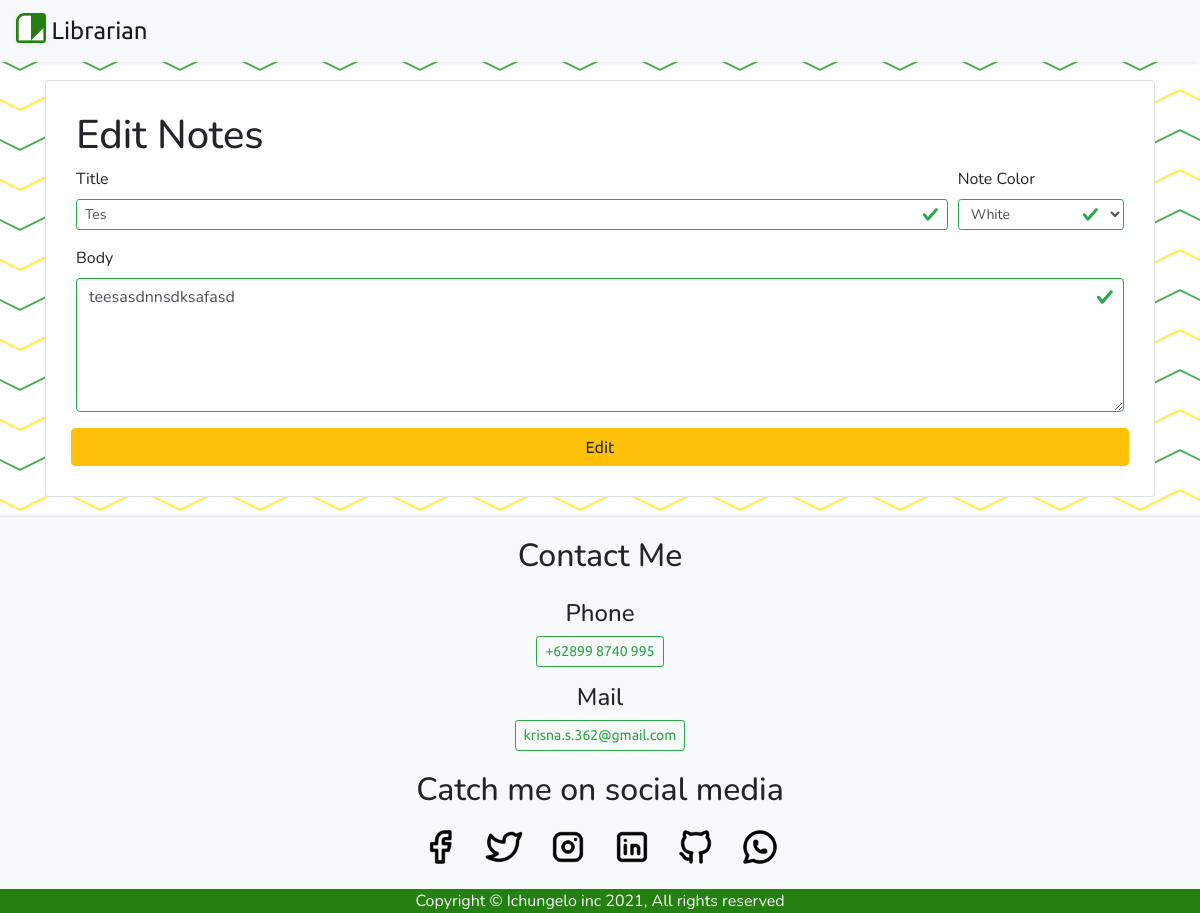
The page /notes.php?id=22 on the database its author committed.
### tables this page shows
CREATE TABLE `notes` (
  `id` int(16) NOT NULL,
  `title` varchar(128) NOT NULL,
  `body` text NOT NULL,
  `backgroundColor` enum('background-color: #FFFFFF','background-color: #EF93FF','background-color: #FBA39D','background-color: #66CFFF','background-color: #FFE893') NOT NULL DEFAULT 'background-color: #FFFFFF',
  `createdAt` datetime NOT NULL,
  `updatedAt` datetime NOT NULL
);

### handler.php (called while the page is built, shortened)
<?php
include("config.php");
if (isset($_GET['id'])) {
  $id = $_GET['id'];
  $getNoteByIdQuery = "SELECT * FROM notes WHERE id = '$id'";
  $getNoteByIdHandler = mysqli_query($connection, $getNoteByIdQuery) or die(mysqli_error($connection));
  $editNote = mysqli_fetch_assoc($getNoteByIdHandler);
}
?>

### notes.php (the view, shortened to what this page needs)
<?php
include('handler.php');
?>
<!doctype html>
<html lang="en">
  <head>
    <link rel="stylesheet" href="https://cdn.jsdelivr.net/npm/bootstrap@4.6.1/dist/css/bootstrap.min.css">
    <link rel="stylesheet" href="./style.css">
  </head>
  <body>
    <nav class="navbar navbar-expand-sm navbar-light bg-light shadow-sm nav-custom" >
      <a class="navbar-brand brand-name" href="./index.php">
        <img src="./assets/img/Group 3.png" width="30" height="30" class="d-inline-block align-top shadow-sm" alt="">
         Librarian
      </a>
    </nav>
    <section class="container">
      <div class="card">
        <div class="card-body">
          <form class="was-validated" method="POST">
            <h1><?= isset($id) === true ? "Edit" : "Add" ?> Notes</h1>
            <div class="form-row">
            <div class="behind-nav form-group col-lg-10">
              <label>Title</label>
              <input type="text" class="form-control form-control-sm" name="title" placeholder="Insert Title" value="<?= isset($id) === true ? $editNote['title'] : '' ?>" required>
            </div>
            <div class="behind-nav form-group col-lg-2">
              <label>Note Color</label>
              <?php
              $background = isset($id) === true ? $editNote['backgroundColor'] : ""
              ?>
              <select class="form-control form-control-sm" id="inlineFormCustomSelect" name="backgroundColor" require>
                <option value="background-color: #FFFFFF" style="background-color: #FFFFFF;" <?= $background === "background-color: #FFFFFF" ? "selected" : "" ?>>White</option>
              </select>
            </div>
            <div class="behind-nav form-group col-12">
              <label>Body</label>
              <textarea class="form-control" name="body" rows="5" required><?= isset($id) === true ? $editNote['body'] : '' ?></textarea>
            </div>
            <button type="submit" class="btn btn-warning ml-auto btn-block" name="<?= isset($id) === true ? "edit" : "add" ?>"><?= isset($id) === true ? "Edit" : "Add" ?></button>
            </div>
          </form>
        </div>
      </div>
    </section>
    <footer class="text-center bg-light row">
      <h2 class="col-12">Contact Me</h2>
      <div class="col-12 mt-3">
        <h4>Phone</h4>
        <a href="tel:+628998740995" class="btn btn-outline-success btn-sm">+62899 8740 995</a>
      </div>
      <div class="col-12 mt-3">
        <h4>Mail</h4>
        <a href="mailto:krisna.s.362@gmail.com" class="btn btn-outline-success btn-sm">krisna.s.362@gmail.com</a>
      </div>
      <div class="col-12">
        <h2>Catch me on social media</h2>
        <div class="about-content">
          <a href="https://web.facebook.com/ichungelo/" target="_blank"><img class="about-social-icon" src="/assets/img/tabler-icon-brand-facebook.png" alt="facebook-icon"></a>
          <a href="https://twitter.com/ichungelo" target="_blank"><img class="about-social-icon" src="/assets/img/tabler-icon-brand-twitter.png" alt="twitter-icon"></a>
          <a href="https://www.instagram.com/ichungelo/" target="_blank"><img class="about-social-icon" src="/assets/img/tabler-icon-brand-instagram.png" alt="instagram-icon"></a>
          <a href="https://www.linkedin.com/in/krisna-satriadi-544aa9111/" target="_blank"><img class="about-social-icon" src="/assets/img/tabler-icon-brand-linkedin.png" alt="linkedin-icon"></a>
          <a href="https://github.com/ichungelo" target="_blank"><img class="about-social-icon" src="/assets/img/tabler-icon-brand-github.png" alt="github-icon"></a>
          <a href="https://api.whatsapp.com/send?phone=628998740995&text=Hi" target="_blank"><img class="about-social-icon" src="/assets/img/tabler-icon-brand-whatsapp.png" alt="wa-icon"></a>
        </div>
      </div>
      <div class="col-12" style="background-color: #238011; margin: 12px 0 0 0; color: white">
        Copyright &#169 Ichungelo inc 2021, All rights reserved
      </div>
    </footer>
  </body>
</html>

### style.css (style rules this page uses)
* { font-family: 'Nunito', sans-serif; }
.nav-custom { position: fixed; width: 100%; box-shadow: 0px 2px 5px; }
section { padding-top: 5rem; }
a, button { font-family: 'Ubuntu', sans-serif; }
h2 { padding: 20px 0 0 0 }
.card { position: unset; background-size: contain; background-position: bottom; background-repeat: no-repeat; padding: 10px; }
.behind-nav { position: unset; }
.brand-name { font-size: x-large; }
footer { margin: 20px 0 0 0; box-shadow: 0 2px 5px gray; }
.about-social-icon { width: 40px; height: 40px; margin: 10px; border-radius: 20%; }

### rows shown on the page
notes: title "Tes", backgroundColor "White", body "teesasdnnsdksafasd"
